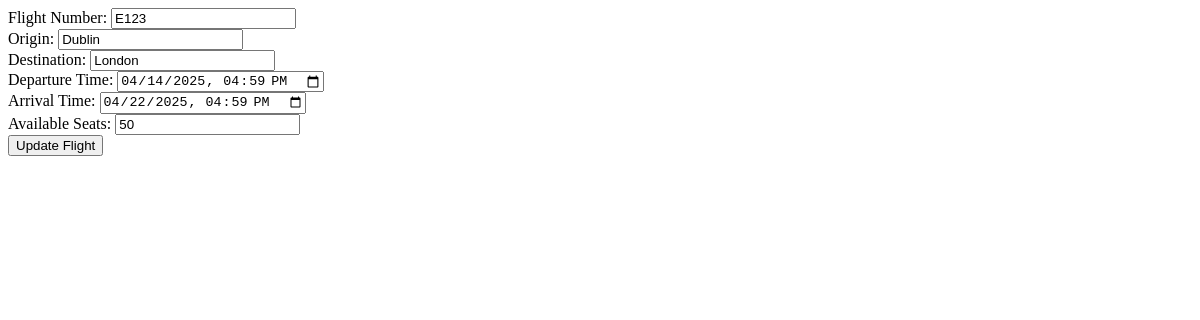
The app's page /accounts/edit_flight/1/ (signed in), older data.
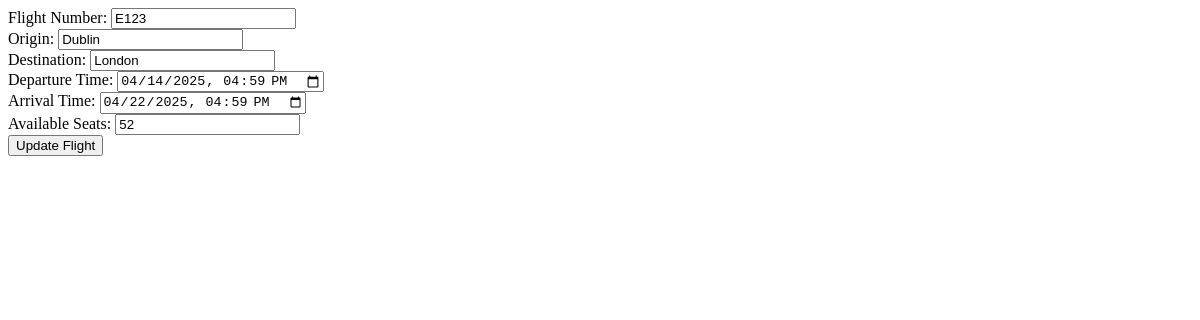
The same page, newer data.
### accounts/models.py (models this page shows, shortened)
class Flight(models.Model):
    flight_number = models.CharField(max_length=20)
    origin = models.CharField(max_length=100)
    destination = models.CharField(max_length=100)
    departure_time = models.DateTimeField()
    arrival_time = models.DateTimeField()
    available_seats = models.PositiveIntegerField()

### accounts/views.py (the view, shortened to what this page needs)
# urls.py: path('edit_flight/<int:flight_id>/', edit_flight_view, name='edit_flight'),
@login_required
@user_passes_test(lambda u: u.role == 'admin')
def edit_flight_view(request, flight_id):
    flight = get_object_or_404(Flight, id=flight_id)
    return render(request, 'accounts/edit_flight.html', {'flight': flight})

### accounts/templates/accounts/edit_flight.html (shortened to what this page needs)
<form method="POST">
    <label>Flight Number:</label>
    <input type="text" name="flight_number" value="{{ flight.flight_number }}" required><br>
    <label>Origin:</label>
    <input type="text" name="origin" value="{{ flight.origin }}" required><br>
    <label>Destination:</label>
    <input type="text" name="destination" value="{{ flight.destination }}" required><br>
    <label>Departure Time:</label>
    <input type="datetime-local" name="departure_time" value="{{ flight.departure_time|date:'Y-m-d\\TH:i' }}" required><br>
    <label>Arrival Time:</label>
    <input type="datetime-local" name="arrival_time" value="{{ flight.arrival_time|date:'Y-m-d\\TH:i' }}" required><br>
    <label>Available Seats:</label>
    <input type="number" name="available_seats" value="{{ flight.available_seats }}" required><br>
    <button type="submit">Update Flight</button>
  </form>

Row changes from the older to the newer data that the page shows:
changed Flight "Dublin": available_seats "50" → "52"
